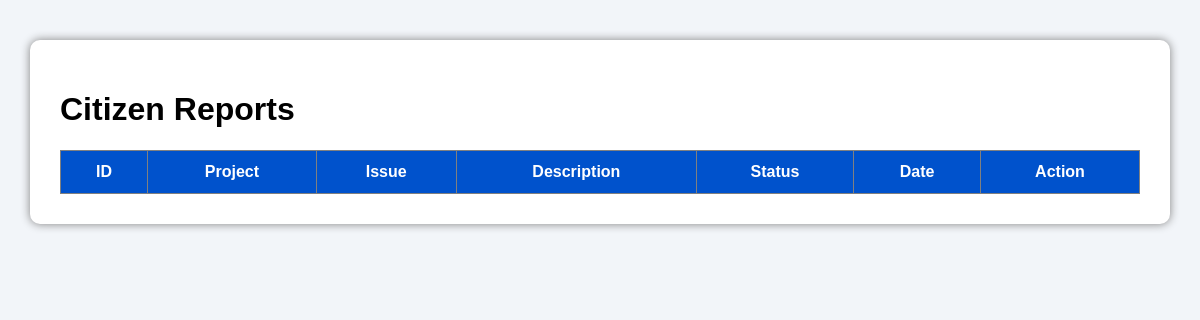
The app's page /reports (signed in), older data.
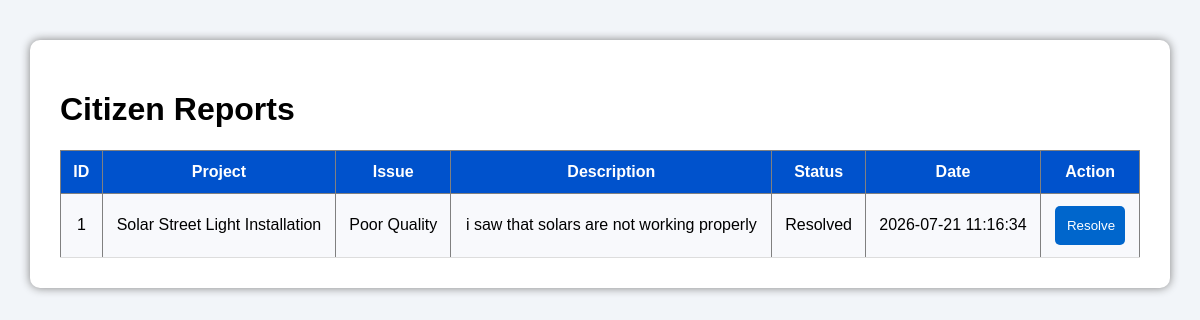
The same page, newer data.
### tables this page shows
CREATE TABLE reports(

            id INTEGER PRIMARY KEY AUTOINCREMENT,

            project_id INTEGER,

            user_id INTEGER,

            issue TEXT,

            description TEXT,

            status TEXT DEFAULT 'Pending',

            created_at TIMESTAMP DEFAULT CURRENT_TIMESTAMP,

            FOREIGN KEY(project_id) REFERENCES projects(id),

            FOREIGN KEY(user_id) REFERENCES users(id)

    );

CREATE TABLE projects(
        id INTEGER PRIMARY KEY AUTOINCREMENT,
        title TEXT NOT NULL,
        department TEXT NOT NULL,
        location TEXT NOT NULL,
        budget REAL NOT NULL,
        contractor TEXT NOT NULL,
        start_date TEXT,
        end_date TEXT,
        status TEXT,
        description TEXT

    , approval_status TEXT DEFAULT 'Pending');

### routes/reports.py (the view)
@reports_bp.route("/reports")
def view_reports():
    if "user_id" not in session:
        return redirect("/")
    conn = get_db()
    reports = conn.execute("""

    SELECT
        reports.id,
        reports.issue,
        reports.description,
        reports.status,
        reports.created_at,
        projects.title

    FROM reports

    JOIN projects
    ON reports.project_id = projects.id

    ORDER BY reports.id DESC

    """).fetchall()
    conn.close()
    return render_template(
        "reports.html",
        reports=reports
    )

### database.py (called while the page is built)
def get_db():
    conn = sqlite3.connect(DATABASE)
    conn.row_factory = sqlite3.Row
    return conn

### templates/reports.html (shortened to what this page needs)
<!DOCTYPE html>
<html>
<head>
<link rel="stylesheet"
href="{{ url_for('static', filename='css/style.css') }}">
</head>
<body>
<div class="container">
<h1>Citizen Reports</h1>
<table border="1" cellpadding="10">
<tr>
<th>ID</th>
<th>Project</th>
<th>Issue</th>
<th>Description</th>
<th>Status</th>
<th>Date</th>
<th>Action</th>
</tr>
{% for report in reports %}
<tr>
<td>{{ report.id }}</td>
<td>{{ report.title }}</td>
<td>{{ report.issue }}</td>
<td>{{ report.description }}</td>
<td>{{ report.status }}</td>
<td>{{ report.created_at }}</td>
<td>
<a href="/report/{{ report.id }}/resolve">
<button>
Resolve
</button>
</a>
</td>
</tr>
{% endfor %}
</table>
</div>
</body>
</html>

Row changes from the older to the newer data that the page shows:
added reports: id "1", title "Solar Street Light Installation", issue "Poor Quality", description "i saw that solars are not working properly", status "Resolved", created_at "2026-07-21 11:16:34"
